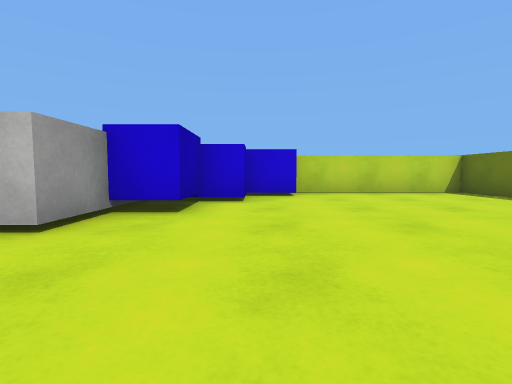
[1] (above)

13 first-person views from a walk through a 3-D level made in the Unity game engine. The camera is 0.55 m above the floor, tilts 4° down and sees 85° across. The floor is counted in squares, 1 m on a side. Each view is taken from the middle of a square. On the plan, view 1 faces up. The plan holds only what a view shows up to about 9 squares ahead; the rest is blank. The player is left out. Surface patterns are stand-ins for the level's own textures.

[2]
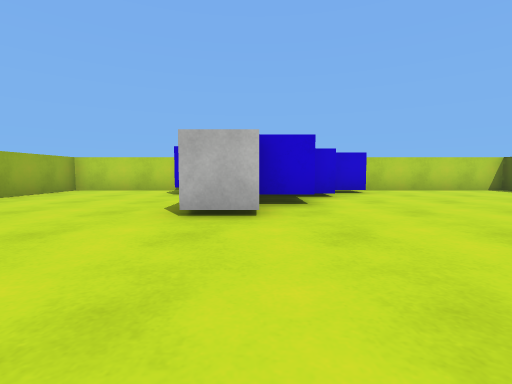

[3]
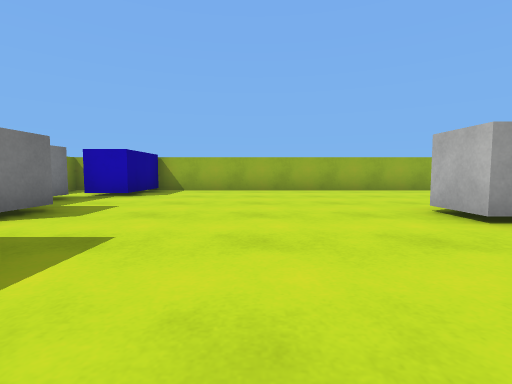

[4]
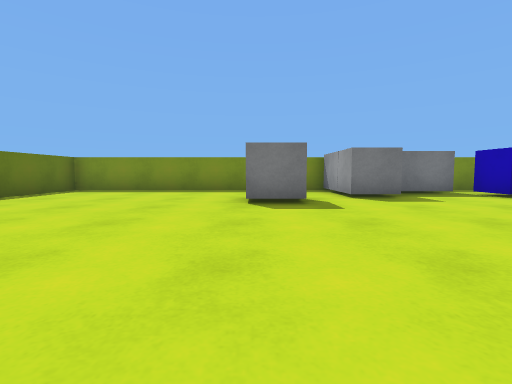

[5]
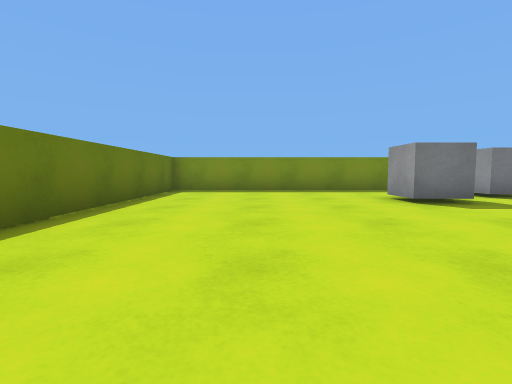

[6]
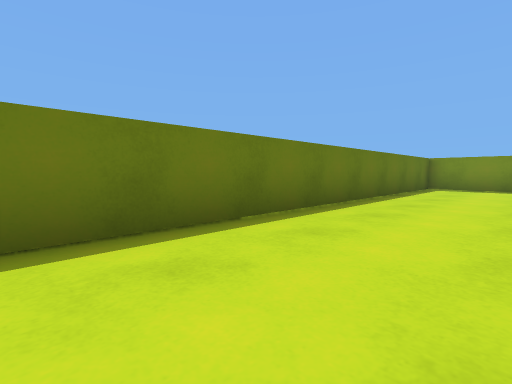

[7]
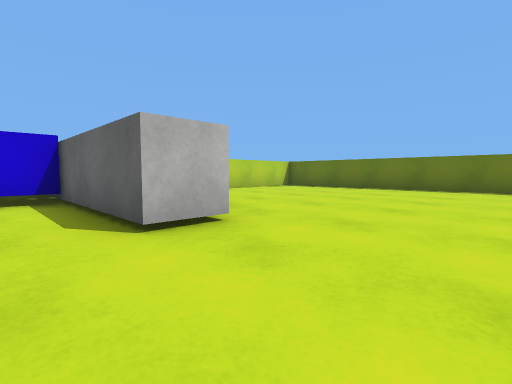

[8]
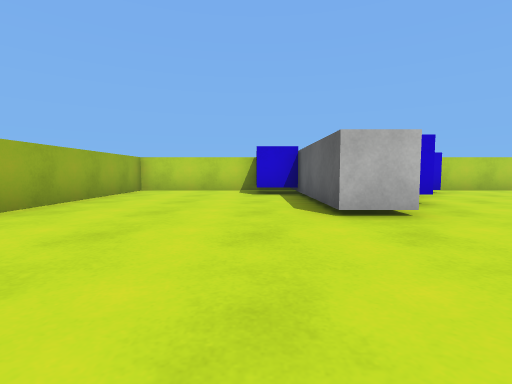

[9]
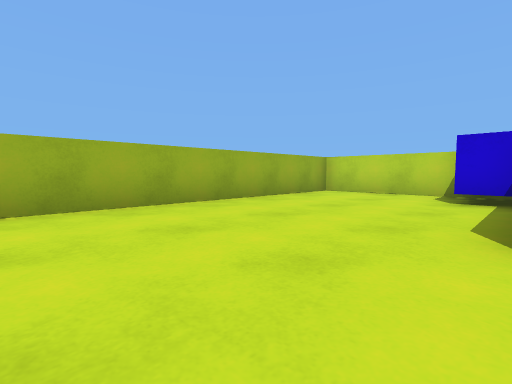

[10]
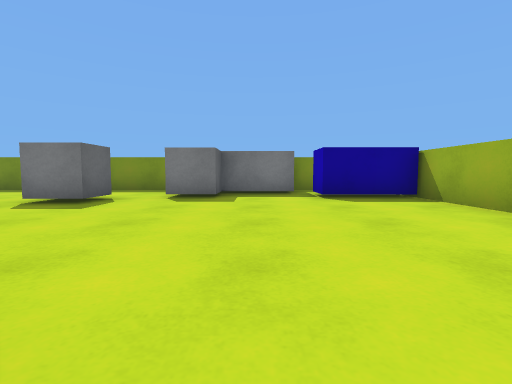

[11]
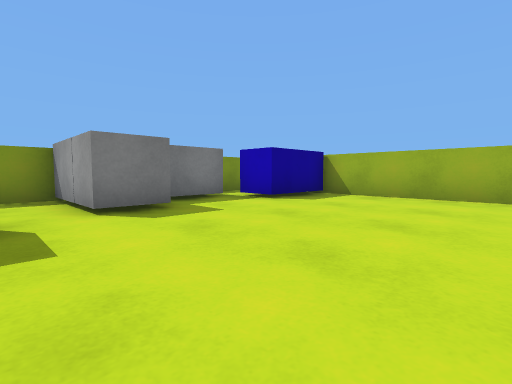

[12]
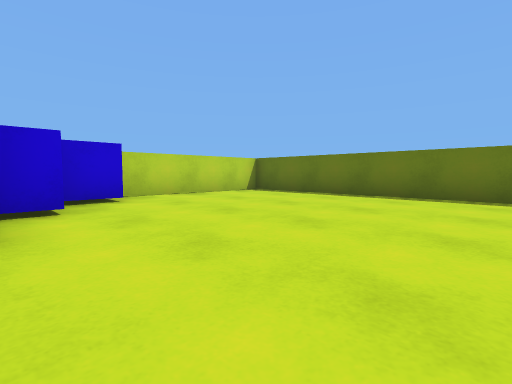

[13]
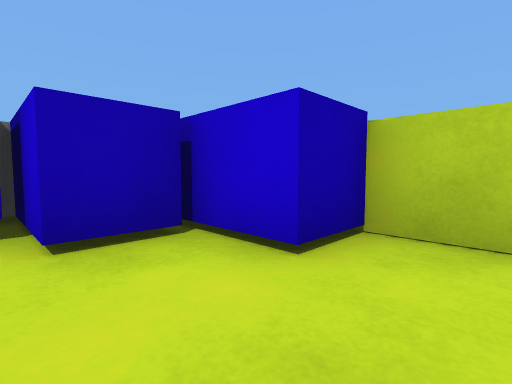

### Floor plan
Points are (right, up) in squares from view 1. A wall is a line through its corners. A room is listed if a view was taken in it or the views show most of it. See-through windows are left out.
Room 1 (views 1, 2, 3, 4, 5, 6, 7, 8, 9, 10, 11, 12, 13)
walls: (-2, 5.4) (-2, 2.5) (-3, 2.5) (-3, 6.4); (-5, -4) (-2, -4) (-2, -5.5) (5.5, -5.5) (5.5, 7.5) (0.9, 7.5) (0.9, 6.5) (-0.5, 6.5); (-3.4, 7.5) (-7.5, 7.5) (-7.5, -3.1); (-7.5, -5.5) (-5.1, -5.5)
objects: blue block (-7, -4) to (-6, -3); blue block (-4, 6) to (-3, 7); other object (-3, -4) to (-2, -3); other object (-1, -3) to (0, -2); blue block (-1, 4) to (-1, 5); blue block (-1, 6) to (0, 6)

Where each view was taken, in squares from view 1:
view 1: 0 up, 0 right, facing up
view 2: 1 down, 2 left, facing up
view 3: 0 up, 1 right, facing left
view 4: 3 up, 0 right, facing down
view 5: 3 up, 3 right, facing down
view 6: 5 up, 3 right, facing down-right
view 7: 0 up, 4 left, facing up-right
view 8: 1 down, 4 left, facing up
view 9: 0 up, 3 left, facing up-left
view 10: 3 up, 4 left, facing down
view 11: 1 up, 1 left, facing down-left
view 12: 1 up, 1 left, facing up-right
view 13: 5 up, 2 right, facing up-left
